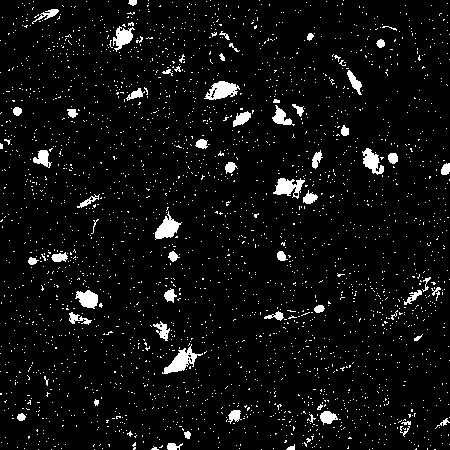
#> input picture case1/Morphology/Salt_noise.jpg, 450 x 450 px
$ python demo_morphology.py
#> lines starting #> are read from the running program, lines starting #| are printed output that depends on the picture; after the words box and inside, x2 and y2 are one past the last pixel; in counts of white or black regions, pixels touching at a corner belong together
import cv2 as cv
import numpy as np
import matplotlib.pyplot as plt

# Load image
img1 = cv.imread("Salt_noise.jpg", cv.IMREAD_GRAYSCALE)
#> img1 is the input picture: shape (450, 450); min 0, max 255, mean 15.3
img2 = cv.imread("Small_holes.jpg", cv.IMREAD_GRAYSCALE)
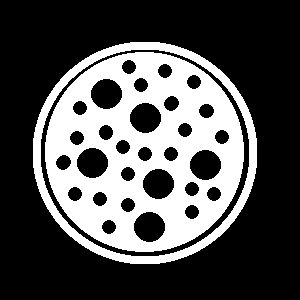
#> input picture case1/Morphology/Small_holes.jpg, 300 x 300 px
#> img2 is the input picture: shape (300, 300); min 0, max 255, mean 81.8

# Convert to binary images
thresh = 120
b_img1 = cv.threshold(img1, thresh, 255, cv.THRESH_BINARY)[1]
#> b_img1: shape (450, 450); 5.4% white; 2669 white regions (2606 under 20 px), largest, box (x1, y1, x2, y2) and area: (162, 344, 203, 374) 446, (204, 81, 240, 100) 402, (273, 178, 305, 199) 366
b_img2 = cv.threshold(img2, thresh, 255, cv.THRESH_BINARY)[1]
#> b_img2: shape (300, 300); 32.1% white; 2 white regions, box (x1, y1, x2, y2) and area: (45, 52, 244, 252) 23498, (33, 42, 257, 264) 5432

roi = b_img2[:,0:149]
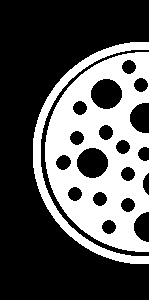
#> roi: shape (300, 149); 33.7% white; 2 white regions, box (x1, y1, x2, y2) and area: (45, 52, 149, 252) 12263, (33, 42, 149, 264) 2780

# Morphology
# create kernels
kernel_sq = np.array([[1,1,1],
                      [1,1,1],
                      [1,1,1]], dtype = np.uint8)
# kernel_sq5 = np.array([[1,1,1,1,1],
#                        [1,1,1,1,1],
#                        [1,1,1,1,1],
#                        [1,1,1,1,1],
#                        [1,1,1,1,1]], dtype = np.uint8)
# kernel_sq7 = np.ones(49, dtype = np.uint8)
# kernel_sq7 = np.reshape(kernel_sq7, (7,7))
out1 = cv.morphologyEx(b_img1, cv.MORPH_OPEN, kernel_sq, iterations = 1)
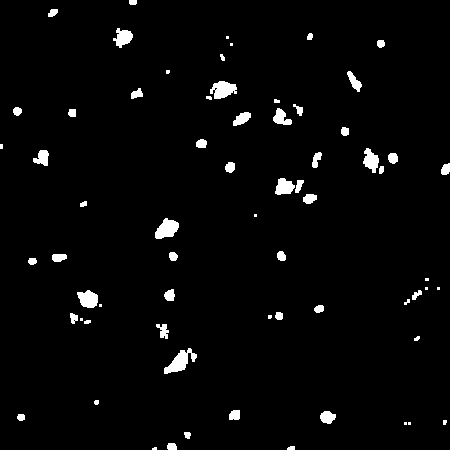
#> out1: shape (450, 450); 2.7% white; 67 white regions (15 under 20 px), largest, box (x1, y1, x2, y2) and area: (164, 348, 197, 374) 385, (155, 218, 179, 239) 333, (210, 81, 237, 99) 331

kernel_ci = np.array([[0,0,1,0,0],
                      [0,1,1,1,0],
                      [1,1,1,1,1],
                      [0,1,1,1,0],
                      [0,0,1,0,0]], dtype = np.uint8)
out2 = cv.morphologyEx(roi, cv.MORPH_CLOSE, kernel_ci, iterations = 8)
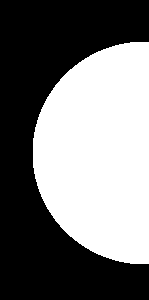
#> out2: shape (300, 149); 46% white; 1 white region, box (x1, y1, x2, y2) and area: (33, 42, 149, 264) 20582

b_img2[:,0:149] = out2
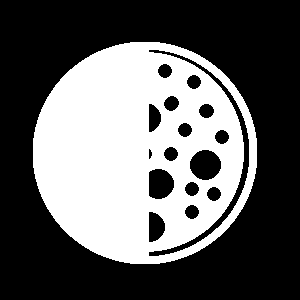
#> b_img2: shape (300, 300); 38.3% white; 1 white region, box (x1, y1, x2, y2) and area: (33, 42, 257, 264) 34469

cv.imshow("result1", out1)
cv.imshow("result2", b_img2)
cv.waitKey(0)
cv.destroyAllWindows()
